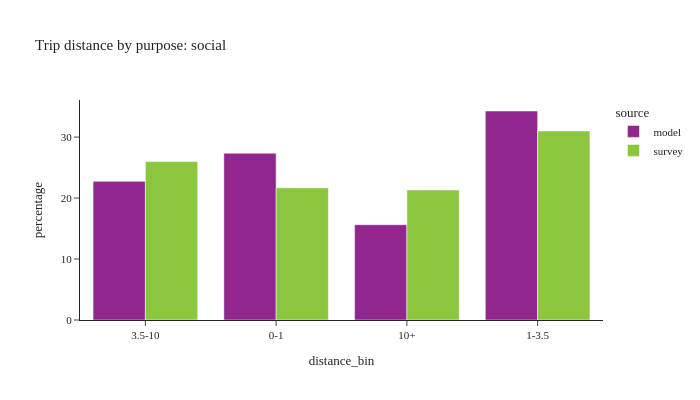

Here is the notebook cell this chart was saved with:
### Code cell
plot_bins(trip, pl.col('dpurp') == 7, 'social')

### Figure 1 — Plotly figure (JSON) as saved in the notebook; plotly's stock layout.template omitted (floating-point values rounded to 4 significant figures)
{"data": [{"alignmentgroup": "True", "customdata": [[486504], [585293], [334427], [733434]], "hovertemplate": "source=model<br>distance_bin=%{x}<br>percentage=%{y}<br>sample count=%{customdata[0]}<extra></extra>", "legendgroup": "model", "marker": {"color": "#91268F", "pattern": {"shape": ""}}, "name": "model", "offsetgroup": "model", "orientation": "v", "showlegend": true, "textposition": "auto", "type": "bar", "x": ["3.5-10", "0-1", "10+", "1-3.5"], "xaxis": "x", "y": [22.74, 27.35, 15.63, 34.28], "yaxis": "y"}, {"alignmentgroup": "True", "customdata": [[989], [409], [667], [918]], "hovertemplate": "source=survey<br>distance_bin=%{x}<br>percentage=%{y}<br>sample count=%{customdata[0]}<extra></extra>", "legendgroup": "survey", "marker": {"color": "#8CC63E", "pattern": {"shape": ""}}, "name": "survey", "offsetgroup": "survey", "orientation": "v", "showlegend": true, "textposition": "auto", "type": "bar", "x": ["1-3.5", "10+", "3.5-10", "0-1"], "xaxis": "x", "y": [31.01, 21.33, 25.98, 21.68], "yaxis": "y"}], "layout": {"barmode": "group", "font": {"size": 11}, "height": 400, "legend": {"title": {"text": "source"}, "tracegroupgap": 0}, "title": {"text": "Trip distance by purpose: social"}, "width": 700, "xaxis": {"anchor": "y", "domain": [0.0, 1.0], "title": {"text": "distance_bin"}}, "yaxis": {"anchor": "x", "domain": [0.0, 1.0], "title": {"text": "percentage"}}}}
